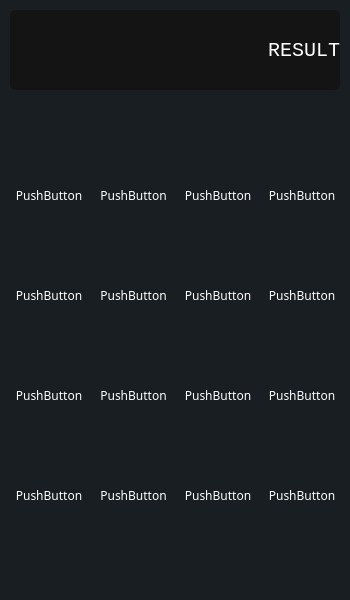
<?xml version="1.0" encoding="UTF-8"?>
<ui version="4.0">
 <class>Calculator</class>
 <widget class="QWidget" name="Calculator">
  <property name="geometry">
   <rect>
    <x>0</x>
    <y>0</y>
    <width>350</width>
    <height>600</height>
   </rect>
  </property>
  <property name="windowTitle">
   <string>Form</string>
  </property>
  <property name="styleSheet">
   <string notr="true">color:white;
background-color:rgb(25, 30, 35);
border-radius:5px;
font-family:Robotic;</string>
  </property>
  <widget class="QLabel" name="label">
   <property name="geometry">
    <rect>
     <x>10</x>
     <y>10</y>
     <width>330</width>
     <height>80</height>
    </rect>
   </property>
   <property name="styleSheet">
    <string notr="true">font-family:Consolas;
font-size:20px;
color:white;
background-color:rgb(20, 20, 20);</string>
   </property>
   <property name="text">
    <string>RESULT</string>
   </property>
   <property name="alignment">
    <set>Qt::AlignmentFlag::AlignRight|Qt::AlignmentFlag::AlignTrailing|Qt::AlignmentFlag::AlignVCenter</set>
   </property>
  </widget>
  <widget class="QWidget" name="gridLayoutWidget">
   <property name="geometry">
    <rect>
     <x>10</x>
     <y>110</y>
     <width>331</width>
     <height>471</height>
    </rect>
   </property>
   <layout class="QGridLayout" name="gridLayout">
    <item row="2" column="0">
     <widget class="QPushButton" name="pushButton_5">
      <property name="text">
       <string>PushButton</string>
      </property>
     </widget>
    </item>
    <item row="3" column="1">
     <widget class="QPushButton" name="pushButton_11">
      <property name="text">
       <string>PushButton</string>
      </property>
     </widget>
    </item>
    <item row="2" column="2">
     <widget class="QPushButton" name="pushButton_7">
      <property name="text">
       <string>PushButton</string>
      </property>
     </widget>
    </item>
    <item row="3" column="3">
     <widget class="QPushButton" name="pushButton_13">
      <property name="text">
       <string>PushButton</string>
      </property>
     </widget>
    </item>
    <item row="2" column="3">
     <widget class="QPushButton" name="pushButton_8">
      <property name="text">
       <string>PushButton</string>
      </property>
     </widget>
    </item>
    <item row="2" column="1">
     <widget class="QPushButton" name="pushButton_6">
      <property name="text">
       <string>PushButton</string>
      </property>
     </widget>
    </item>
    <item row="0" column="1">
     <widget class="QPushButton" name="pushButton_15">
      <property name="text">
       <string>PushButton</string>
      </property>
     </widget>
    </item>
    <item row="3" column="2">
     <widget class="QPushButton" name="pushButton_12">
      <property name="text">
       <string>PushButton</string>
      </property>
     </widget>
    </item>
    <item row="1" column="0">
     <widget class="QPushButton" name="pushButton_2">
      <property name="text">
       <string>PushButton</string>
      </property>
     </widget>
    </item>
    <item row="0" column="0">
     <widget class="QPushButton" name="pushButton_14">
      <property name="text">
       <string>PushButton</string>
      </property>
     </widget>
    </item>
    <item row="1" column="2">
     <widget class="QPushButton" name="pushButton_4">
      <property name="text">
       <string>PushButton</string>
      </property>
     </widget>
    </item>
    <item row="1" column="3">
     <widget class="QPushButton" name="pushButton_3">
      <property name="text">
       <string>PushButton</string>
      </property>
     </widget>
    </item>
    <item row="1" column="1">
     <widget class="QPushButton" name="pushButton_9">
      <property name="text">
       <string>PushButton</string>
      </property>
     </widget>
    </item>
    <item row="0" column="3">
     <widget class="QPushButton" name="pushButton_17">
      <property name="text">
       <string>PushButton</string>
      </property>
     </widget>
    </item>
    <item row="3" column="0">
     <widget class="QPushButton" name="pushButton_10">
      <property name="text">
       <string>PushButton</string>
      </property>
     </widget>
    </item>
    <item row="0" column="2">
     <widget class="QPushButton" name="pushButton_16">
      <property name="text">
       <string>PushButton</string>
      </property>
     </widget>
    </item>
   </layout>
  </widget>
 </widget>
 <resources/>
 <connections/>
</ui>
